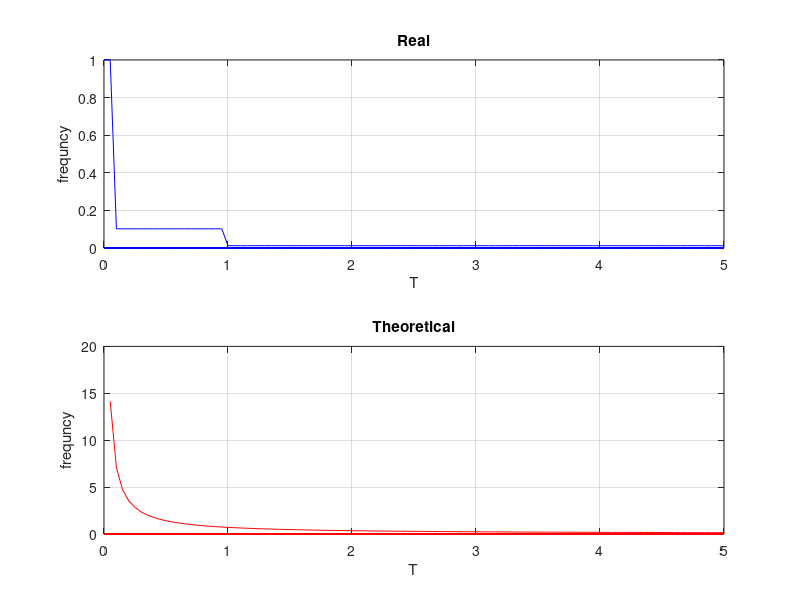

Source code (MATLAB):
clear, clc, clf

k = 8;
eps = 0.5;

a = 0;
b = 5;
dx = 0.05;
t = a : dx : b;

Res = zeros(length(t));
ResT = zeros(length(t));
for T = t
    w = tf(k,[T^2, 2 * eps * T, 1]);
    [mag, phase, wout] = bode(w);
    [m, i] = max(mag(1, 1, :));
    Res(int8(T / dx) + 1) = wout(i);
    ResT(int8(T / dx) + 1) = sqrt(1 - 2 * eps^2) / T;
end
Res(1) = Res(2);

subplot(2, 1, 1);
plot(t, Res, 'b');
title("Real");
xlabel("T");
ylabel("frequncy");
grid on;

subplot(2, 1, 2);
plot(t, ResT, 'r');
title("Theoretical");
xlabel("T");
ylabel("frequncy");
grid on;
